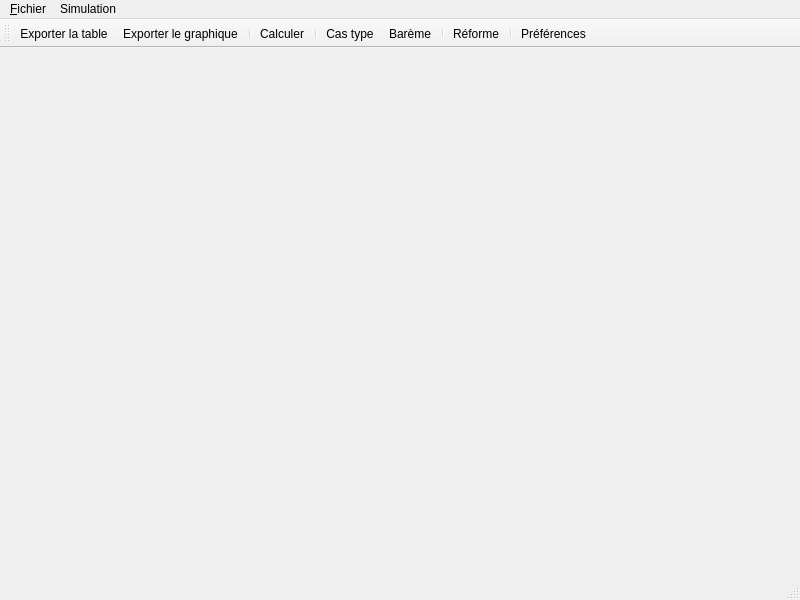
<?xml version="1.0" encoding="UTF-8"?>
<ui version="4.0">
 <class>MainWindow</class>
 <widget class="QMainWindow" name="MainWindow">
  <property name="geometry">
   <rect>
    <x>0</x>
    <y>0</y>
    <width>800</width>
    <height>600</height>
   </rect>
  </property>
  <property name="windowTitle">
   <string>OpenFisca</string>
  </property>
  <property name="windowIcon">
   <iconset resource="../resources.qrc">
    <normaloff>:/images/OpenFisca22.png</normaloff>:/images/OpenFisca22.png</iconset>
  </property>
  <property name="locale">
   <locale language="French" country="France"/>
  </property>
  <property name="dockOptions">
   <set>QMainWindow::AllowNestedDocks|QMainWindow::AllowTabbedDocks|QMainWindow::AnimatedDocks</set>
  </property>
  <widget class="QWidget" name="centralwidget">
   <layout class="QGridLayout" name="gridLayout"/>
  </widget>
  <widget class="QStatusBar" name="statusbar"/>
  <widget class="QMenuBar" name="menubar">
   <property name="geometry">
    <rect>
     <x>0</x>
     <y>0</y>
     <width>800</width>
     <height>21</height>
    </rect>
   </property>
   <widget class="QMenu" name="file_menu">
    <property name="title">
     <string>&amp;Fichier</string>
    </property>
    <addaction name="actExportCsv"/>
    <addaction name="actExportPng"/>
    <addaction name="separator"/>
    <addaction name="actPreferences"/>
    <addaction name="separator"/>
    <addaction name="actFileQuit"/>
   </widget>
   <widget class="QMenu" name="menuSimulation">
    <property name="title">
     <string>Simulation</string>
    </property>
    <addaction name="actFileRefresh"/>
    <addaction name="separator"/>
    <addaction name="actCasType"/>
    <addaction name="actBareme"/>
    <addaction name="separator"/>
    <addaction name="actModeReforme"/>
   </widget>
   <addaction name="file_menu"/>
   <addaction name="menuSimulation"/>
  </widget>
  <widget class="QToolBar" name="toolBar">
   <property name="windowTitle">
    <string>toolBar</string>
   </property>
   <property name="iconSize">
    <size>
     <width>22</width>
     <height>22</height>
    </size>
   </property>
   <attribute name="toolBarArea">
    <enum>TopToolBarArea</enum>
   </attribute>
   <attribute name="toolBarBreak">
    <bool>false</bool>
   </attribute>
   <addaction name="actExportCsv"/>
   <addaction name="actExportPng"/>
   <addaction name="separator"/>
   <addaction name="actFileRefresh"/>
   <addaction name="separator"/>
   <addaction name="actCasType"/>
   <addaction name="actBareme"/>
   <addaction name="separator"/>
   <addaction name="actModeReforme"/>
   <addaction name="separator"/>
   <addaction name="actPreferences"/>
  </widget>
  <action name="actFileQuit">
   <property name="icon">
    <iconset resource="../resources.qrc">
     <normaloff>:/images/process-stop.png</normaloff>:/images/process-stop.png</iconset>
   </property>
   <property name="text">
    <string>&amp;Quitter</string>
   </property>
   <property name="shortcut">
    <string>Ctrl+Q</string>
   </property>
  </action>
  <action name="actFileRefresh">
   <property name="icon">
    <iconset resource="../resources.qrc">
     <normaloff>:/images/view-refresh.png</normaloff>:/images/view-refresh.png</iconset>
   </property>
   <property name="text">
    <string>&amp;Calculer</string>
   </property>
   <property name="toolTip">
    <string>Calculer (F9)</string>
   </property>
   <property name="shortcut">
    <string>F9</string>
   </property>
  </action>
  <action name="actPreferences">
   <property name="icon">
    <iconset resource="../resources.qrc">
     <normaloff>:/images/preferences-desktop.png</normaloff>:/images/preferences-desktop.png</iconset>
   </property>
   <property name="text">
    <string>Préférences</string>
   </property>
   <property name="shortcut">
    <string>Ctrl+O</string>
   </property>
  </action>
  <action name="actExportCsv">
   <property name="icon">
    <iconset resource="../resources.qrc">
     <normaloff>:/images/document-save csv.png</normaloff>:/images/document-save csv.png</iconset>
   </property>
   <property name="text">
    <string>Exporter la table</string>
   </property>
   <property name="toolTip">
    <string>Exporter la table</string>
   </property>
  </action>
  <action name="actExportPng">
   <property name="icon">
    <iconset resource="../resources.qrc">
     <normaloff>:/images/document-save png.png</normaloff>:/images/document-save png.png</iconset>
   </property>
   <property name="text">
    <string>Exporter le graphique</string>
   </property>
   <property name="toolTip">
    <string>Exporter le graphique</string>
   </property>
  </action>
  <action name="actModeReforme">
   <property name="checkable">
    <bool>true</bool>
   </property>
   <property name="icon">
    <iconset resource="../resources.qrc">
     <normaloff>:/images/comparison22.png</normaloff>:/images/comparison22.png</iconset>
   </property>
   <property name="text">
    <string>Réforme</string>
   </property>
   <property name="toolTip">
    <string>Différence entre la situation simulée et la situation actuelle</string>
   </property>
  </action>
  <action name="actCasType">
   <property name="checkable">
    <bool>true</bool>
   </property>
   <property name="icon">
    <iconset resource="../resources.qrc">
     <normaloff>:/images/castype22.png</normaloff>:/images/castype22.png</iconset>
   </property>
   <property name="text">
    <string>Cas type</string>
   </property>
   <property name="toolTip">
    <string>Mode cas type</string>
   </property>
  </action>
  <action name="actBareme">
   <property name="checkable">
    <bool>true</bool>
   </property>
   <property name="icon">
    <iconset resource="../resources.qrc">
     <normaloff>:/images/bareme22.png</normaloff>:/images/bareme22.png</iconset>
   </property>
   <property name="text">
    <string>Barème</string>
   </property>
   <property name="toolTip">
    <string>Mode Barème</string>
   </property>
  </action>
 </widget>
 <resources>
  <include location="../resources.qrc"/>
 </resources>
 <connections/>
</ui>
